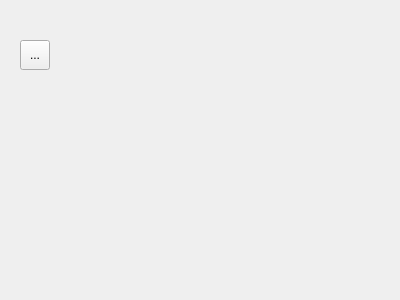
<?xml version="1.0" encoding="UTF-8"?>
<ui version="4.0">
 <class>MoStatisticDialog</class>
 <widget class="QDialog" name="MoStatisticDialog">
  <property name="geometry">
   <rect>
    <x>0</x>
    <y>0</y>
    <width>400</width>
    <height>300</height>
   </rect>
  </property>
  <property name="windowTitle">
   <string>Dialog</string>
  </property>
  <widget class="QToolButton" name="backBtn">
   <property name="geometry">
    <rect>
     <x>20</x>
     <y>40</y>
     <width>30</width>
     <height>30</height>
    </rect>
   </property>
   <property name="text">
    <string>...</string>
   </property>
  </widget>
 </widget>
 <resources/>
 <connections/>
</ui>
